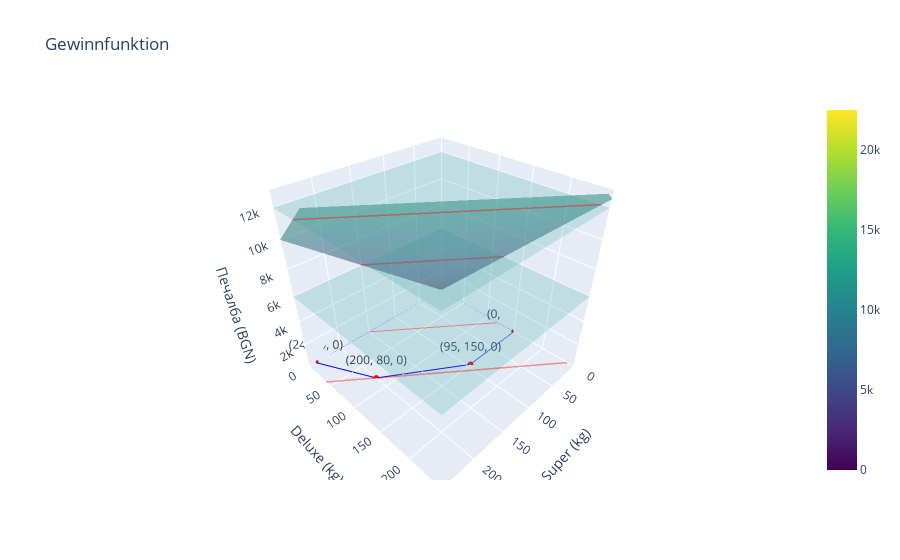

Source (notebook cell):
### Markdown cell above
## Целева функция и оптимален план

За да определим оптималния план графично ще начертаем прави, съответстващи на
различни нива на печалба.

Целевата функция зависи от две променливи, което означава, че за да я изобразим графично ще трябва да използваме трето измерение. @fig-coffee-objective показва графиката на целевата функция в тримерно пространство, както и нейната проекция в двумерно пространство.

### Code cell
#| label: fig-coffee-objective
#| fig-cap: "Целева функция, допустимо множество и оптимално решение."
#| code-fold: true

import numpy as np
# import matplotlib.pyplot as plt
# from mpl_toolkits.mplot3d import Axes3D
# from mpl_toolkits.mplot3d.art3d import Poly3DCollection

# Create a 3d scatter plot for the vertices of the feasible region with plotly

fig = go.Figure(data=[go.Scatter3d(
    x=vertices_x,
    y=vertices_y,
    z=[0] * len(vertices_x),
    mode='markers+text',
    marker=dict(size=2, color='red'),
    text=[f"({v[0]}, {v[1]}, 0)" for v in vertices],
    textposition="top center"
)])

# Draw lines connecting the vertices

for i in range(len(vertices)):
    x_line = [vertices[i][0], vertices[(i + 1) % len(vertices)][0]]
    y_line = [vertices[i][1], vertices[(i + 1) % len(vertices)][1]]
    z_line = [0, 0]
    fig.add_trace(go.Scatter3d(
        x=x_line,
        y=y_line,
        z=z_line,
        mode='lines',
        line=dict(color='blue', width=2)
    ))

fig.update_layout(
    title="Функция на печалба",
    scene=dict(
        xaxis_title=r"Super (kg)",
        yaxis_title=r"Deluxe (kg)",
        zaxis_title=r"Печалба (BGN)",
        zaxis=dict(range=[0, 12000]),
        aspectmode='cube'
    ),
    showlegend=False
)

# Draw the plane of the objective function

X1 = np.linspace(0, 250, 20)
X2 = np.linspace(0, 250, 20)

X1, X2 = np.meshgrid(X1, X2)
Z = 40 * X1 + 50 * X2

fig.add_trace(go.Surface(
    x=X1,
    y=X2,
    z=Z,
    opacity=0.5,
    colorscale='Viridis'
))

# Draw a plane at level z = 6000

z_plane_1 = 6000

fig.add_trace(go.Surface(
    x=X1,
    y=X2,
    z=np.full(X1.shape, z_plane_1),
    opacity=0.2,
    colorscale='Viridis',
    showscale=False
))

# Draw a line at the intersection of the objective plane and the z = 10000 plane
intersection_x_1 = np.linspace(0, 250, 20)
intersection_y_1 = (z_plane_1 - 40 * intersection_x_1) / 50

fig.add_trace(go.Scatter3d(
    x=intersection_x_1,
    y=intersection_y_1,
    z=[z_plane_1] * len(intersection_x_1),
    mode='lines',
    opacity=0.4,
    line=dict(color='red', width=3),
    name='Intersection'
))

# Draw the intersection line on the xy plane

fig.add_trace(go.Scatter3d(
    x=intersection_x_1,
    y=intersection_y_1,
    z=[0] * len(intersection_x_1),
    mode='lines',
    opacity=0.4,
    line=dict(color='red', width=2),
    name='Intersection'
))
fig.update_layout(
    title="Функция на печалба",
    scene=dict(
        xaxis_title=r"Super (kg)",
        yaxis_title=r"Deluxe (kg)",
        zaxis_title=r"Печалба (BGN)",
        zaxis=dict(range=[0, 13000]),
        yaxis=dict(range=[0, 250]),
        xaxis=dict(range=[0, 250]),
        aspectmode='cube'
    ),
    showlegend=False
)

# Draw a plane at the optimal solution z = 12000

z_plane_2 = 12000

fig.add_trace(go.Surface(
    x=X1,
    y=X2,
    z=np.full(X1.shape, z_plane_2),
    opacity=0.2,
    colorscale='Viridis',
    showscale=False
))

intersection_x = np.linspace(0, 250, 20)
intersection_y = (z_plane_2 - 40 * intersection_x) / 50

# Draw the intersection line on the xy plane

fig.add_trace(go.Scatter3d(
    x=intersection_x,
    y=intersection_y,
    z=[z_plane_2] * len(intersection_x),
    mode='lines',
    opacity=0.4,
    line=dict(color='red', width=3),
    name='Intersection'
))
fig.add_trace(go.Scatter3d(
    x=intersection_x,
    y=intersection_y,
    z=[0] * len(intersection_x),
    mode='lines',
    opacity=0.4,
    line=dict(color='red', width=3),
    name='Intersection'
))

fig.show()

### Figure 1 — Plotly figure (JSON) as saved in the notebook; plotly's stock layout.template omitted (floating-point values rounded to 4 significant figures; data arrays with more than 128 entries replaced by an {"elided": "..."} marker saying what was removed)
{"data": [{"marker": {"color": "red", "size": 2}, "mode": "markers+text", "text": ["(0, 0, 0)", "(0, 150, 0)", "(95, 150, 0)", "(200, 80, 0)", "(240, 0, 0)"], "textposition": "top center", "type": "scatter3d", "x": [0, 0, 95, 200, 240], "y": [0, 150, 150, 80, 0], "z": [0, 0, 0, 0, 0]}, {"line": {"color": "blue", "width": 2}, "mode": "lines", "type": "scatter3d", "x": [0, 0], "y": [0, 150], "z": [0, 0]}, {"line": {"color": "blue", "width": 2}, "mode": "lines", "type": "scatter3d", "x": [0, 95], "y": [150, 150], "z": [0, 0]}, {"line": {"color": "blue", "width": 2}, "mode": "lines", "type": "scatter3d", "x": [95, 200], "y": [150, 80], "z": [0, 0]}, {"line": {"color": "blue", "width": 2}, "mode": "lines", "type": "scatter3d", "x": [200, 240], "y": [80, 0], "z": [0, 0]}, {"line": {"color": "blue", "width": 2}, "mode": "lines", "type": "scatter3d", "x": [240, 0], "y": [0, 0], "z": [0, 0]}, {"colorscale": [[0, "#440154"], [0.1111, "#482878"], [0.2222, "#3e4989"], [0.3333, "#31688e"], [0.4444, "#26828e"], [0.5556, "#1f9e89"], [0.6667, "#35b779"], [0.7778, "#6ece58"], [0.8889, "#b5de2b"], [1, "#fde725"]], "opacity": 0.5, "type": "surface", "x": {"elided": "20x20 float values"}, "y": {"elided": "20x20 float values"}, "z": {"elided": "20x20 float values"}}, {"colorscale": [[0, "#440154"], [0.1111, "#482878"], [0.2222, "#3e4989"], [0.3333, "#31688e"], [0.4444, "#26828e"], [0.5556, "#1f9e89"], [0.6667, "#35b779"], [0.7778, "#6ece58"], [0.8889, "#b5de2b"], [1, "#fde725"]], "opacity": 0.2, "showscale": false, "type": "surface", "x": {"elided": "20x20 float values"}, "y": {"elided": "20x20 float values"}, "z": {"elided": "20x20 int values"}}, {"line": {"color": "red", "width": 3}, "mode": "lines", "name": "Intersection", "opacity": 0.4, "type": "scatter3d", "x": [0, 13.16, 26.32, 39.47, 52.63, 65.79, 78.95, 92.11, 105.3, 118.4, 131.6, 144.7, 157.9, 171.1, 184.2, 197.4, 210.5, 223.7, 236.8, 250], "y": [120, 109.5, 98.95, 88.42, 77.89, 67.37, 56.84, 46.32, 35.79, 25.26, 14.74, 4.211, -6.316, -16.84, -27.37, -37.89, -48.42, -58.95, -69.47, -80], "z": [6000, 6000, 6000, 6000, 6000, 6000, 6000, 6000, 6000, 6000, 6000, 6000, 6000, 6000, 6000, 6000, 6000, 6000, 6000, 6000]}, {"line": {"color": "red", "width": 2}, "mode": "lines", "name": "Intersection", "opacity": 0.4, "type": "scatter3d", "x": [0, 13.16, 26.32, 39.47, 52.63, 65.79, 78.95, 92.11, 105.3, 118.4, 131.6, 144.7, 157.9, 171.1, 184.2, 197.4, 210.5, 223.7, 236.8, 250], "y": [120, 109.5, 98.95, 88.42, 77.89, 67.37, 56.84, 46.32, 35.79, 25.26, 14.74, 4.211, -6.316, -16.84, -27.37, -37.89, -48.42, -58.95, -69.47, -80], "z": [0, 0, 0, 0, 0, 0, 0, 0, 0, 0, 0, 0, 0, 0, 0, 0, 0, 0, 0, 0]}, {"colorscale": [[0, "#440154"], [0.1111, "#482878"], [0.2222, "#3e4989"], [0.3333, "#31688e"], [0.4444, "#26828e"], [0.5556, "#1f9e89"], [0.6667, "#35b779"], [0.7778, "#6ece58"], [0.8889, "#b5de2b"], [1, "#fde725"]], "opacity": 0.2, "showscale": false, "type": "surface", "x": {"elided": "20x20 float values"}, "y": {"elided": "20x20 float values"}, "z": {"elided": "20x20 int values"}}, {"line": {"color": "red", "width": 3}, "mode": "lines", "name": "Intersection", "opacity": 0.4, "type": "scatter3d", "x": [0, 13.16, 26.32, 39.47, 52.63, 65.79, 78.95, 92.11, 105.3, 118.4, 131.6, 144.7, 157.9, 171.1, 184.2, 197.4, 210.5, 223.7, 236.8, 250], "y": [240, 229.5, 218.9, 208.4, 197.9, 187.4, 176.8, 166.3, 155.8, 145.3, 134.7, 124.2, 113.7, 103.2, 92.63, 82.11, 71.58, 61.05, 50.53, 40], "z": [12000, 12000, 12000, 12000, 12000, 12000, 12000, 12000, 12000, 12000, 12000, 12000, 12000, 12000, 12000, 12000, 12000, 12000, 12000, 12000]}, {"line": {"color": "red", "width": 3}, "mode": "lines", "name": "Intersection", "opacity": 0.4, "type": "scatter3d", "x": [0, 13.16, 26.32, 39.47, 52.63, 65.79, 78.95, 92.11, 105.3, 118.4, 131.6, 144.7, 157.9, 171.1, 184.2, 197.4, 210.5, 223.7, 236.8, 250], "y": [240, 229.5, 218.9, 208.4, 197.9, 187.4, 176.8, 166.3, 155.8, 145.3, 134.7, 124.2, 113.7, 103.2, 92.63, 82.11, 71.58, 61.05, 50.53, 40], "z": [0, 0, 0, 0, 0, 0, 0, 0, 0, 0, 0, 0, 0, 0, 0, 0, 0, 0, 0, 0]}], "layout": {"scene": {"aspectmode": "cube", "xaxis": {"range": [0, 250], "title": {"text": "Super (kg)"}}, "yaxis": {"range": [0, 250], "title": {"text": "Deluxe (kg)"}}, "zaxis": {"range": [0, 13000], "title": {"text": "Печалба (BGN)"}}}, "showlegend": false, "title": {"text": "Gewinnfunktion"}}}
